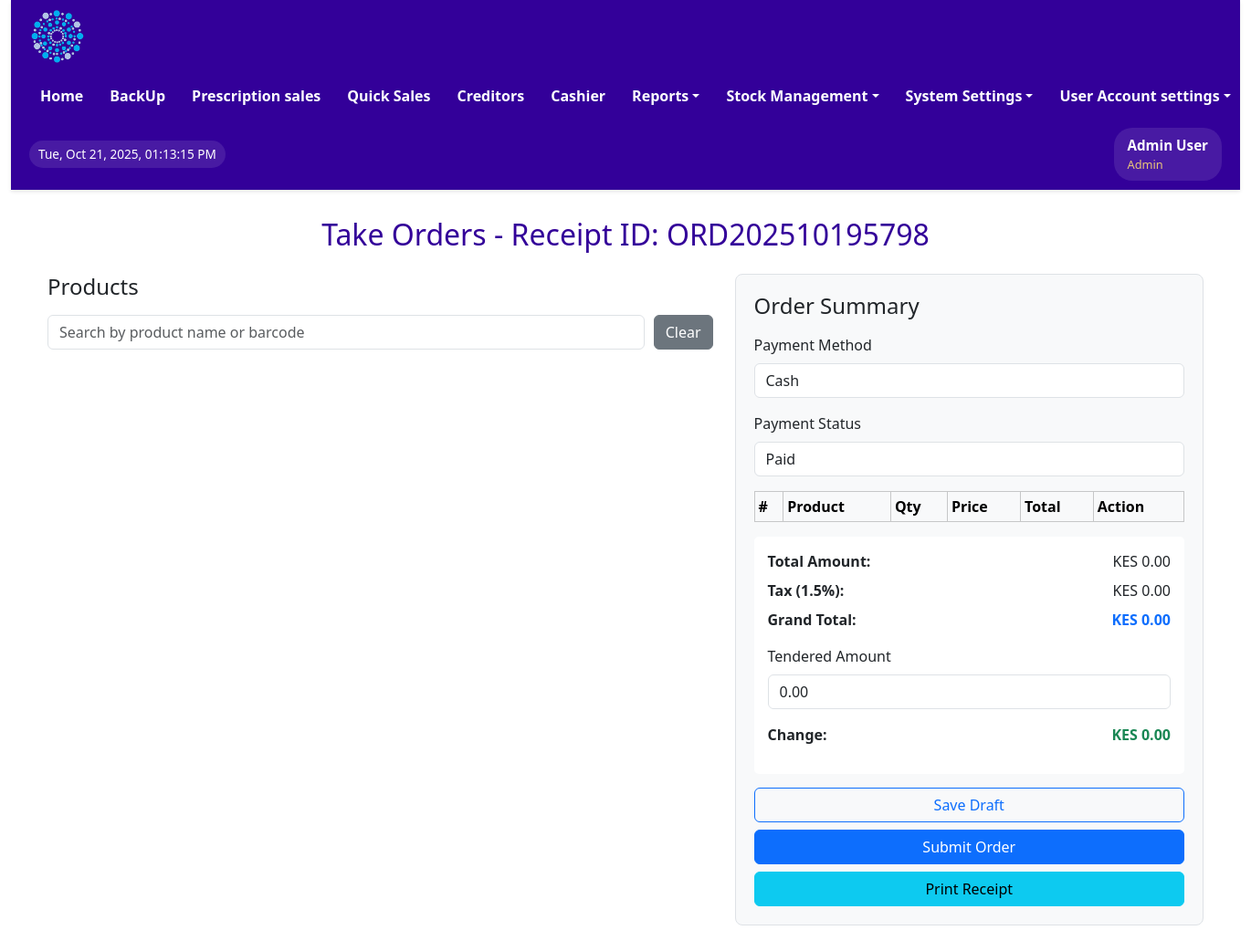
/orders-improved.php?receipt_id=ORD202510195798 (signed in), run on the app's committed database.
### tables this page shows
CREATE TABLE IF NOT EXISTS `users` (
  `user_id` int NOT NULL AUTO_INCREMENT,
  `first_name` varchar(100) NOT NULL,
  `last_name` varchar(100) NOT NULL,
  `email` varchar(100) NOT NULL,
  `password` varchar(100) DEFAULT NULL,
  `username` varchar(100) DEFAULT NULL,
  `sex` varchar(50) NOT NULL,
  `mobile` int NOT NULL,
  `userrole` varchar(100) NOT NULL,
  `staff_number` varchar(50) NOT NULL,
  `date_created` datetime DEFAULT CURRENT_TIMESTAMP,
  PRIMARY KEY (`user_id`),
  UNIQUE KEY `email` (`email`),
  UNIQUE KEY `mobile` (`mobile`),
  UNIQUE KEY `staff_number` (`staff_number`)
);

CREATE TABLE IF NOT EXISTS `sales_drafts` (
  `draft_id` int NOT NULL AUTO_INCREMENT,
  `receipt_id` varchar(255) NOT NULL,
  `payment_method` varchar(50) NOT NULL,
  `payment_status` varchar(50) NOT NULL,
  `brandname` varchar(500) DEFAULT NULL,
  `quantity` decimal(10,0) NOT NULL DEFAULT '1',
  `price` decimal(10,2) NOT NULL,
  `total_amount` decimal(10,2) NOT NULL,
  `discount` decimal(10,2) DEFAULT '0.00',
  `tax_amount` decimal(10,2) NOT NULL,
  `grand_total` decimal(10,2) NOT NULL,
  `tendered_amount` decimal(10,2) NOT NULL DEFAULT '0.00',
  `transBy` varchar(100) DEFAULT NULL,
  `transDate` datetime DEFAULT CURRENT_TIMESTAMP,
  PRIMARY KEY (`draft_id`)
);

### orders-improved.php (the view, shortened to what this page needs)
<?php
include "../includes/config.php";
include "../includes/header.php";
$page_title = "Take Orders";
$receipt_id = isset($_GET['receipt_id']) ? $_GET['receipt_id'] : 'ORD' . date('Ymd') . sprintf("%04d", rand(1, 9999));
$draft = null;
if (isset($_GET['receipt_id'])) {
    $stmt = $conn->prepare("SELECT * FROM sales_drafts WHERE receipt_id = ?");
    $stmt->bind_param("s", $receipt_id);
    $stmt->execute();
    $result = $stmt->get_result();
    if ($result->num_rows > 0) {
        $items = $result->fetch_all(MYSQLI_ASSOC);
        $draft = $items[0];
    }
}
?>
<!DOCTYPE html>
<html lang="en">
<head>
    <link rel="stylesheet" href="../assets/css/bootstrap.min.css" type="text/css">
    <link rel="stylesheet" href="../assets/css/bootstrap-grid.css" type="text/css">
</head>
<body>
<div class="main-content">
    <h2 class="text-center mb-4"><?php echo htmlspecialchars($page_title); ?> - Receipt ID: <?php echo htmlspecialchars($receipt_id); ?></h2>
    <div class="row">
        <div class="col-md-7">
            <h4 class="mb-3">Products</h4>
            <div class="search-container">
                <input type="text" id="product-search" class="form-control" placeholder="Search by product name or barcode">
                <button type="button" id="clear-search" class="btn btn-secondary">Clear</button>
            </div>
            <div id="products-container">
                <div id="products-list"></div>
            </div>
        </div>
        <div class="col-md-5">
            <div class="order-summary">
                <h4 class="mb-3">Order Summary</h4>
                <form id="order-form" method="post">
                    <div class="mb-3">
                        <label for="payment_method" class="form-label">Payment Method</label>
                        <select class="form-control" id="payment_method" name="payment_method">
                            <option value="Cash" <?php echo ($draft['payment_method'] ?? '') === 'Cash' ? 'selected' : ''; ?>>Cash</option>
                        </select>
                    </div>
                    <div class="mb-3">
                        <label for="payment_status" class="form-label">Payment Status</label>
                        <select class="form-control" id="payment_status" name="payment_status">
                            <option value="Paid" <?php echo ($draft['payment_status'] ?? '') === 'Paid' ? 'selected' : ''; ?>>Paid</option>
                        </select>
                    </div>
                    <table class="table table-sm table-bordered">
                        <thead class="table-light">
                            <tr>
                                <th>#</th>
                                <th>Product</th>
                                <th>Qty</th>
                                <th>Price</th>
                                <th>Total</th>
                                <th>Action</th>
                            </tr>
                        </thead>
                    </table>
                    <div class="total-section">
                        <div class="d-flex justify-content-between mb-2">
                            <span><strong>Total Amount:</strong></span>
                            <span>KES <span id="total-amount">0.00</span></span>
                        </div>
                        <div class="d-flex justify-content-between mb-2">
                            <span><strong>Tax (1.5%):</strong></span>
                            <span>KES <span id="tax-amount">0.00</span></span>
                        </div>
                        <div class="d-flex justify-content-between mb-3">
                            <span><strong>Grand Total:</strong></span>
                            <span class="text-primary fw-bold">KES <span id="grand-total">0.00</span></span>
                        </div>
                        <div class="form-group mb-3">
                            <label for="tendered-amount" class="form-label">Tendered Amount</label>
                            <input type="number" class="form-control" id="tendered-amount" name="tendered_amount" value="<?php echo htmlspecialchars($draft['tendered_amount'] ?? '0.00'); ?>" step="0.01" min="0">
                        </div>
                        <div class="d-flex justify-content-between mb-3">
                            <span><strong>Change:</strong></span>
                            <span class="text-success fw-bold">KES <span id="change-amount">0.00</span></span>
                        </div>
                    </div>
                    <div class="d-grid gap-2">
                        <button type="button" class="btn btn-outline-primary" id="save-draft">Save Draft</button>
                        <button type="button" class="btn btn-primary" id="submit-order">Submit Order</button>
                        <button type="button" class="btn btn-info" id="print-receipt">Print Receipt</button>
                    </div>
                </form>
            </div>
        </div>
    </div>
</div>
</body>
</html>

### includes/header.php (shortened to what this page needs)
<?php
include('config.php');
$userDetails = [
    'user_id' => $_SESSION['user_id'] ?? null,
    'username' => 'Guest',
    'full_name' => 'Guest User',
    'first_name' => 'Guest',
    'last_name' => 'User',
    'email' => '',
    'mobile' => '',
    'userrole' => $_SESSION['userrole'],
    'staff_number' => '',
    'sex' => ''
];
if ($userDetails['user_id']) {
    $stmt = $conn->prepare("SELECT
                user_id, first_name, last_name, email, username,
                sex, mobile, userrole, staff_number
            FROM users
            WHERE user_id = ?");
    $stmt->bind_param("i", $userDetails['user_id']);
    $stmt->execute();
    $result = $stmt->get_result();
    if ($result->num_rows > 0) {
        $dbData = $result->fetch_assoc();
        $userDetails = array_merge($userDetails, [
            'username' => htmlspecialchars($dbData['username']),
            'full_name' => htmlspecialchars($dbData['first_name'] . ' ' . $dbData['last_name']),
            'first_name' => htmlspecialchars($dbData['first_name']),
            'last_name' => htmlspecialchars($dbData['last_name']),
            'email' => htmlspecialchars($dbData['email']),
            'mobile' => htmlspecialchars($dbData['mobile']),
            'sex' => htmlspecialchars($dbData['sex']),
            'staff_number' => htmlspecialchars($dbData['staff_number']),
            'userrole' => htmlspecialchars($dbData['userrole'])
        ]);
    }
}
$userrole = $userDetails['userrole'];
$full_name = $userDetails['full_name'];
?>
<!DOCTYPE html>
<html lang="en">
<head>
    <link rel="stylesheet" href="../assets/css/bootstrap.min.css" type="text/css">
</head>
<body>
    <div class="container-fluid">
        <div class="main-header">
            <div class="header-content">
                <div class="logo-container">
                    <img src="../assets/images/Logo-round-nobg-2.png" alt="Pharmacy Logo">
                </div>
                <nav class="main-nav">
                    <ul class="nav-list">
                        <?php if (in_array($userrole, ['Admin', 'Supervisor', 'Manager'])) : ?>
                            <li class="nav-item"><a href="../dashboard/admin_dashboard.php" class="nav-link">Home</a></li>
                            <li class="nav-item"><a href="../Backup/backup.php" class="nav-link">BackUp</a></li>
                            <li class="nav-item"><a href="../sales/orders.php" class="nav-link">Prescription sales</a></li>
                            <li class="nav-item"><a href="../sales/direct_orders.php" class="nav-link">Quick Sales</a></li>
                            <li class="nav-item"><a href="../views/view_credit_sales.php" class="nav-link">Creditors</a></li>
                            <li class="nav-item"><a href="../sales/view_order.php" class="nav-link">Cashier</a></li>
                        <?php endif; ?>
                        <?php if (in_array($userrole, ['Admin', 'Supervisor', 'Manager'])) : ?>
                        <li class="dropdown">
                            <a href="#" class="dropdown-toggle">Reports</a>
                        </li>
                        <?php endif; ?>
                        <?php if (in_array($userrole, ['Admin', 'Supervisor', 'Manager', 'Cashier'])) : ?>
                        <li class="dropdown">
                            <a href="#" class="dropdown-toggle">Stock Management</a>
                        </li>
                        <?php endif; ?>
                        <?php if (in_array($userrole, ['Admin'])) : ?>
                        <li class="dropdown">
                            <a href="#" class="dropdown-toggle">System Settings</a>
                        </li>
                        <?php endif; ?>
                        <?php if (in_array($userrole, ['Admin', 'Supervisor', 'Manager', 'Cashier', 'Cleaner', 'Security', 'Pharmtech'])) : ?>
                        <li class="dropdown user-menu">
                            <a href="#" class="dropdown-toggle">User Account settings</a>
                        </li>
                        <?php endif; ?>
                    </ul>
                </nav>
                <div id="date-time" class="date-time-display"></div>
                <div class="user-info-header">
                    <div class="user-details">
                        <span class="user-name"><?php echo htmlspecialchars($full_name); ?></span>
                        <span class="user-role"><?php echo htmlspecialchars($userrole); ?></span>
                    </div>
                </div>
            </div>
        </div>
</body>
</html>

### includes/header.php (style rules this page uses)
* { box-sizing:border-box;margin:0;padding:0 }
.main-header { background-color:#330099;padding:10px 20px;box-shadow:0 2px 4px rgba(0,0,0,0.1);position:sticky;top:0;z-index:1000;min-height:70px;color:#FFF }
.header-content { display:flex;align-items:center;justify-content:space-between;width:100%;margin:0 auto;gap:15px;flex-wrap:wrap }
.logo-container { display:flex;align-items:center }
.logo-container img { height:60px;width:auto }
.user-info-header { display:flex;align-items:center;gap:10px;background:rgba(255,255,255,0.1);padding:8px 15px;border-radius:20px;color:#FFF;white-space:nowrap }
.user-info-header .user-details { display:flex;flex-direction:column;align-items:flex-start }
.user-info-header .user-name { font-weight:bold;font-size:0.95em }
.user-info-header .user-role { font-size:0.8em;opacity:0.9;color:#FBD875 }
.main-nav { display:flex;align-items:center }
.main-nav .nav-list { list-style:none;margin:0;padding:0;display:flex;align-items:center;gap:5px }
.main-nav .nav-item,.main-nav .dropdown { color:#FFF }
.main-nav .nav-link,.main-nav .dropdown-toggle { display:block;padding:8px 12px;text-decoration:none;color:#FFF;font-weight:600;white-space:nowrap;border-radius:4px;transition:background 0.1s }
.dropdown { position:relative }
.date-time-display { font-size:0.85em;color:#FFF;padding:5px 10px;background:rgba(255,255,255,0.1);border-radius:15px;white-space:nowrap }
.main-content { margin:10px 20px }
.main-content h2 { color:#330099 }

### orders-improved.php (style rules this page uses)
#products-container { max-height: 70vh; overflow-y: auto; padding-right: 10px; }
#products-list { display: grid; grid-template-columns: repeat(auto-fill, minmax(180px, 1fr)); gap: 15px; padding: 10px 0; }
.order-summary { background-color: #f8f9fa; padding: 20px; border-radius: 8px; border: 1px solid #dee2e6; max-height: 80vh; overflow-y: auto; }
.search-container { display: flex; gap: 10px; margin-bottom: 20px; }
.main-content { padding: 20px; }
.total-section { background-color: white; padding: 15px; border-radius: 5px; margin: 15px 0; }

### data on the page
users: userrole "Admin"
sales_drafts: payment_method "Cash", tendered_amount "0.00"

### other printed values
$full_name "Admin User"
$page_title "Take Orders"
$receipt_id "ORD202510195798"
